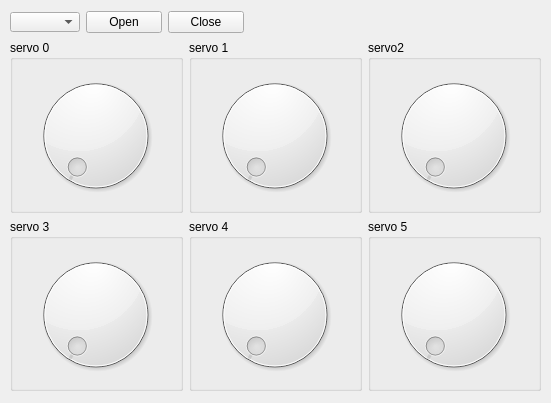
<?xml version="1.0" encoding="UTF-8"?>
<ui version="4.0">
 <class>MainWindow</class>
 <widget class="QMainWindow" name="MainWindow">
  <property name="geometry">
   <rect>
    <x>0</x>
    <y>0</y>
    <width>551</width>
    <height>403</height>
   </rect>
  </property>
  <property name="windowTitle">
   <string>MainWindow</string>
  </property>
  <widget class="QWidget" name="centralwidget">
   <widget class="QWidget" name="layoutWidget">
    <property name="geometry">
     <rect>
      <x>10</x>
      <y>10</y>
      <width>234</width>
      <height>25</height>
     </rect>
    </property>
    <layout class="QHBoxLayout" name="horizontalLayout">
     <item>
      <widget class="QComboBox" name="listComPorts">
       <property name="minimumSize">
        <size>
         <width>70</width>
         <height>20</height>
        </size>
       </property>
       <property name="maximumSize">
        <size>
         <width>70</width>
         <height>20</height>
        </size>
       </property>
      </widget>
     </item>
     <item>
      <widget class="QPushButton" name="btnOpenComPort">
       <property name="text">
        <string>Open</string>
       </property>
      </widget>
     </item>
     <item>
      <widget class="QPushButton" name="btnCloseComPort">
       <property name="text">
        <string>Close</string>
       </property>
      </widget>
     </item>
    </layout>
   </widget>
   <widget class="QWidget" name="">
    <property name="geometry">
     <rect>
      <x>10</x>
      <y>40</y>
      <width>531</width>
      <height>351</height>
     </rect>
    </property>
    <layout class="QGridLayout" name="gridLayout">
     <item row="0" column="0">
      <widget class="QGroupBox" name="groupBox">
       <property name="title">
        <string>servo 0</string>
       </property>
       <widget class="QDial" name="servo0">
        <property name="geometry">
         <rect>
          <x>10</x>
          <y>30</y>
          <width>151</width>
          <height>131</height>
         </rect>
        </property>
       </widget>
      </widget>
     </item>
     <item row="0" column="1">
      <widget class="QGroupBox" name="groupBox_2">
       <property name="title">
        <string>servo 1</string>
       </property>
       <widget class="QDial" name="servo1">
        <property name="geometry">
         <rect>
          <x>10</x>
          <y>30</y>
          <width>151</width>
          <height>131</height>
         </rect>
        </property>
       </widget>
      </widget>
     </item>
     <item row="0" column="2">
      <widget class="QGroupBox" name="groupBox_3">
       <property name="title">
        <string>servo2</string>
       </property>
       <widget class="QDial" name="servo2">
        <property name="geometry">
         <rect>
          <x>10</x>
          <y>30</y>
          <width>151</width>
          <height>131</height>
         </rect>
        </property>
       </widget>
      </widget>
     </item>
     <item row="1" column="0">
      <widget class="QGroupBox" name="groupBox_4">
       <property name="title">
        <string>servo 3</string>
       </property>
       <widget class="QDial" name="servo3">
        <property name="geometry">
         <rect>
          <x>10</x>
          <y>30</y>
          <width>151</width>
          <height>131</height>
         </rect>
        </property>
       </widget>
      </widget>
     </item>
     <item row="1" column="1">
      <widget class="QGroupBox" name="groupBox_5">
       <property name="title">
        <string>servo 4</string>
       </property>
       <widget class="QDial" name="servo4">
        <property name="geometry">
         <rect>
          <x>10</x>
          <y>30</y>
          <width>151</width>
          <height>131</height>
         </rect>
        </property>
       </widget>
      </widget>
     </item>
     <item row="1" column="2">
      <widget class="QGroupBox" name="groupBox_6">
       <property name="title">
        <string>servo 5</string>
       </property>
       <widget class="QDial" name="servo5">
        <property name="geometry">
         <rect>
          <x>10</x>
          <y>30</y>
          <width>151</width>
          <height>131</height>
         </rect>
        </property>
       </widget>
      </widget>
     </item>
    </layout>
   </widget>
  </widget>
 </widget>
 <resources/>
 <connections/>
</ui>
